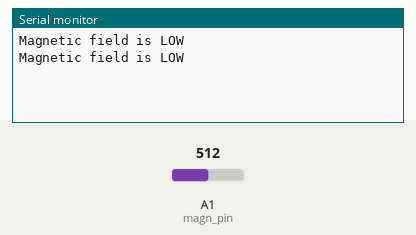
Recording of a sketch running on a simulated Arduino Uno, built with avr-gcc and run on an emulated ATmega328P. On the bench: the last lines printed to the serial monitor. The test bench sets the inputs (shaded band); at power-on: A1 (magn_pin) = 512.

Above: at 1.8 s.
1.9 s: A1 (magn_pin) set to 535
At 2.8 s:
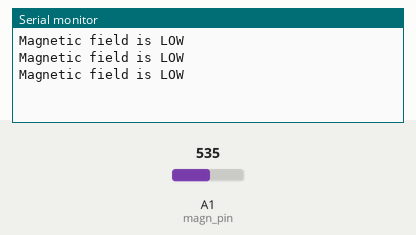
3.4 s: A1 (magn_pin) set to 559
At 4.6 s:
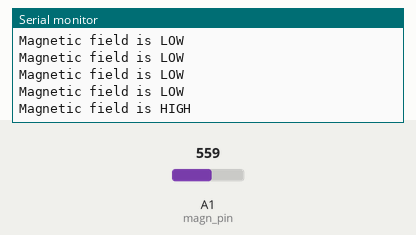

Measured:
- the behaviour switches between 550 and 551 on A1 (magn_pin) (found by bisection; images 1 and 2)
- after the input at 3.4 s, the serial monitor: prints a new line after 0.60 s (image 2)

The sketch:

Magnetic_field_AD22151.ino
```cpp
int magn_pin = A1;

void setup() {
  Serial.begin(9600);
}

void loop() {
  // put your main code here, to run repeatedly:
  if (analogRead(magn_pin) > 550) {
    Serial.println("Magnetic field is HIGH");
  } else {
    Serial.println("Magnetic field is LOW");
  }
  delay(1000);
}
```
